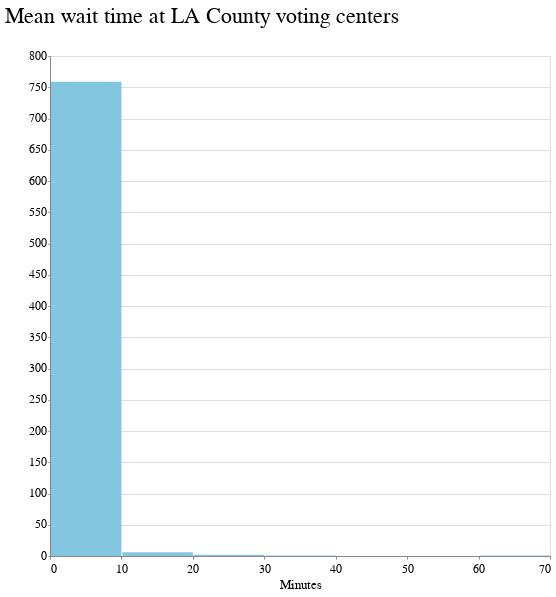

Notebook code for this chart:
### Code cell
alt.Chart(centers).mark_bar().encode(
    alt.X("waitTime:Q", bin=True, title='Minutes'),
    alt.Y('count()', title=' '),
).properties(width=500, height=500,
     title='Mean wait time at LA County voting centers'
)

### Figure 1 — Vega-Lite specification as saved in the notebook (floating-point values rounded to 4 significant figures; data arrays with more than 128 entries replaced by an {"elided": "..."} marker saying what was removed)
{"config": {"view": {"width": 800, "height": 450}, "background": "#ffffff", "title": {"anchor": "start", "font": "Benton Gothic Bold, sans", "fontColor": "#000000", "fontSize": 22, "fontWeight": "normal"}, "arc": {"fill": "#82c6df"}, "area": {"fill": "#82c6df"}, "line": {"stroke": "#82c6df", "strokeWidth": 3}, "path": {"stroke": "#82c6df"}, "rect": {"fill": "#82c6df"}, "shape": {"stroke": "#82c6df"}, "bar": {"fill": "#82c6df"}, "point": {"stroke": "#82c6df"}, "symbol": {"fill": "#82c6df", "size": 30}, "axis": {"titleFont": "Benton Gothic Bold, sans", "titleFontSize": 13, "titleFontWeight": "normal", "labelFont": "Benton Gothic, sans", "labelFontSize": 11.5, "labelFontWeight": "normal"}, "axisX": {"labelAngle": 0, "labelPadding": 4, "tickSize": 3}, "axisY": {"labelBaseline": "middle", "maxExtent": 45, "minExtent": 45, "tickSize": 2, "titleAlign": "left", "titleAngle": 0, "titleX": -45, "titleY": -11}, "legend": {"titleFont": "Benton Gothic Bold, sans", "titleFontSize": 13, "titleFontWeight": "normal", "symbolType": "square", "labelFont": "Benton Gothic, sans", "labelFontSize": 11.5}, "range": {"category": ["#3580b1", "#ec8431", "#ab7fb4", "#c89d29", "#adc839", "#829eb1"], "diverging": ["#e68a4f", "#f4bb6a", "#f9e39c", "#dadfe2", "#a6b7c6", "#849eae"], "heatmap": ["#fbf2c7", "#f9e39c", "#f8d36e", "#f4bb6a", "#e68a4f", "#d15a40", "#ab4232"], "ordinal": ["#fbf2c7", "#f9e39c", "#f8d36e", "#f4bb6a", "#e68a4f", "#d15a40", "#ab4232"], "ramp": ["#fbf2c7", "#f9e39c", "#f8d36e", "#f4bb6a", "#e68a4f", "#d15a40", "#ab4232"]}}, "data": {"name": "data-5f291863563c218ecd0ea67ca265be5f"}, "mark": "bar", "encoding": {"x": {"type": "quantitative", "bin": true, "field": "waitTime", "title": "Minutes"}, "y": {"type": "quantitative", "aggregate": "count", "title": " "}}, "height": 500, "title": "Mean wait time at LA County voting centers", "width": 500, "$schema": "https://vega.github.io/schema/vega-lite/v4.8.1.json", "datasets": {"data-5f291863563c218ecd0ea67ca265be5f": {"elided": "769 records"}}}
